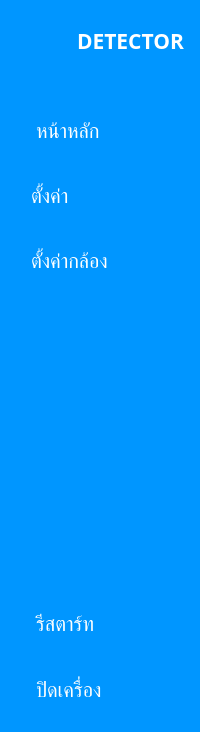
     <widget class="QWidget" name="show_sidebar" native="true">
      <property name="enabled">
       <bool>true</bool>
      </property>
      <property name="styleSheet">
       <string notr="true">QWidget {
	background-color: rgb(0, 150, 255);
	border-radius: 10px;
}

QPushButton {
	background-color: rgb(0, 150, 255);
	font-size: 20px;
	color: white;
	text-align: left;
	height: 30px;
	border: none;
	border-top-left-radius: 10px;
	border-bottom-left-radius: 10px;
	padding: 15px;
}

QPushButton:checked {
	background-color: #f5fafe;
	color: rgb(0, 150, 255);
	font-weight: bold;
}</string>
      </property>
      <layout class="QVBoxLayout" name="verticalLayout_20">
       <item>
        <layout class="QHBoxLayout" name="horizontalLayout_2">
         <property name="topMargin">
          <number>0</number>
         </property>
         <property name="rightMargin">
          <number>0</number>
         </property>
         <item>
          <widget class="QLabel" name="profile_img1">
           <property name="minimumSize">
            <size>
             <width>60</width>
             <height>60</height>
            </size>
           </property>
           <property name="maximumSize">
            <size>
             <width>60</width>
             <height>60</height>
            </size>
           </property>
           <property name="text">
            <string/>
           </property>
           <property name="pixmap">
            <pixmap resource="resource.qrc">:/assets/images/polipharm.png</pixmap>
           </property>
           <property name="scaledContents">
            <bool>true</bool>
           </property>
          </widget>
         </item>
         <item>
          <widget class="QLabel" name="label_3">
           <property name="font">
            <font>
             <family>Kanit</family>
             <pointsize>16</pointsize>
             <bold>true</bold>
            </font>
           </property>
           <property name="styleSheet">
            <string notr="true">color: rgb(255, 255, 255);</string>
           </property>
           <property name="text">
            <string>DETECTOR</string>
           </property>
          </widget>
         </item>
        </layout>
       </item>
       <item>
        <layout class="QVBoxLayout" name="verticalLayout_2">
         <property name="spacing">
          <number>5</number>
         </property>
         <property name="topMargin">
          <number>25</number>
         </property>
         <item>
          <widget class="QPushButton" name="home_1">
           <property name="font">
            <font>
             <family>Kanit</family>
             <pointsize>-1</pointsize>
             <bold>false</bold>
            </font>
           </property>
           <property name="cursor">
            <cursorShape>PointingHandCursor</cursorShape>
           </property>
           <property name="text">
            <string>  หน้าหลัก</string>
           </property>
           <property name="icon">
            <iconset resource="resource.qrc">
             <normaloff>:/assets/icon/home.png</normaloff>:/assets/icon/home.png</iconset>
           </property>
           <property name="iconSize">
            <size>
             <width>40</width>
             <height>40</height>
            </size>
           </property>
           <property name="checkable">
            <bool>true</bool>
           </property>
           <property name="autoExclusive">
            <bool>true</bool>
           </property>
          </widget>
         </item>
         <item>
          <widget class="QPushButton" name="setting_1">
           <property name="font">
            <font>
             <family>Kanit</family>
             <pointsize>-1</pointsize>
            </font>
           </property>
           <property name="cursor">
            <cursorShape>PointingHandCursor</cursorShape>
           </property>
           <property name="text">
            <string> ตั้งค่า</string>
           </property>
           <property name="icon">
            <iconset resource="resource.qrc">
             <normaloff>:/assets/icon/settings.png</normaloff>:/assets/icon/settings.png</iconset>
           </property>
           <property name="iconSize">
            <size>
             <width>40</width>
             <height>40</height>
            </size>
           </property>
           <property name="checkable">
            <bool>true</bool>
           </property>
           <property name="autoExclusive">
            <bool>true</bool>
           </property>
          </widget>
         </item>
         <item>
          <widget class="QPushButton" name="camera_setting_1">
           <property name="font">
            <font>
             <family>Kanit</family>
             <pointsize>-1</pointsize>
            </font>
           </property>
           <property name="cursor">
            <cursorShape>PointingHandCursor</cursorShape>
           </property>
           <property name="text">
            <string> ตั้งค่ากล้อง</string>
           </property>
           <property name="icon">
            <iconset resource="resource.qrc">
             <normaloff>:/assets/icon/camera.png</normaloff>:/assets/icon/camera.png</iconset>
           </property>
           <property name="iconSize">
            <size>
             <width>40</width>
             <height>40</height>
            </size>
           </property>
           <property name="checkable">
            <bool>true</bool>
           </property>
           <property name="autoExclusive">
            <bool>true</bool>
           </property>
          </widget>
         </item>
        </layout>
       </item>
       <item>
        <spacer name="verticalSpacer_2">
         <property name="orientation">
          <enum>Qt::Orientation::Vertical</enum>
         </property>
         <property name="sizeHint" stdset="0">
          <size>
           <width>20</width>
           <height>297</height>
          </size>
         </property>
        </spacer>
       </item>
       <item>
        <layout class="QVBoxLayout" name="verticalLayout_4">
         <item>
          <widget class="QPushButton" name="restart_program_1">
           <property name="font">
            <font>
             <family>Kanit</family>
             <pointsize>-1</pointsize>
             <strikeout>false</strikeout>
             <kerning>true</kerning>
            </font>
           </property>
           <property name="cursor">
            <cursorShape>PointingHandCursor</cursorShape>
           </property>
           <property name="text">
            <string>  รีสตาร์ท</string>
           </property>
           <property name="icon">
            <iconset resource="resource.qrc">
             <normaloff>:/assets/icon/restart.png</normaloff>:/assets/icon/restart.png</iconset>
           </property>
           <property name="iconSize">
            <size>
             <width>40</width>
             <height>40</height>
            </size>
           </property>
           <property name="shortcut">
            <string notr="true">Ctrl+S</string>
           </property>
          </widget>
         </item>
         <item>
          <widget class="QPushButton" name="shutdown_1">
           <property name="font">
            <font>
             <family>Kanit</family>
             <pointsize>-1</pointsize>
             <strikeout>false</strikeout>
             <kerning>true</kerning>
            </font>
           </property>
           <property name="cursor">
            <cursorShape>PointingHandCursor</cursorShape>
           </property>
           <property name="text">
            <string>  ปิดเครื่อง</string>
           </property>
           <property name="icon">
            <iconset resource="resource.qrc">
             <normaloff>:/assets/icon/shutdown1.png</normaloff>:/assets/icon/shutdown1.png</iconset>
           </property>
           <property name="iconSize">
            <size>
             <width>40</width>
             <height>40</height>
            </size>
           </property>
           <property name="shortcut">
            <string notr="true">Ctrl+S</string>
           </property>
          </widget>
         </item>
        </layout>
       </item>
      </layout>
     </widget>
